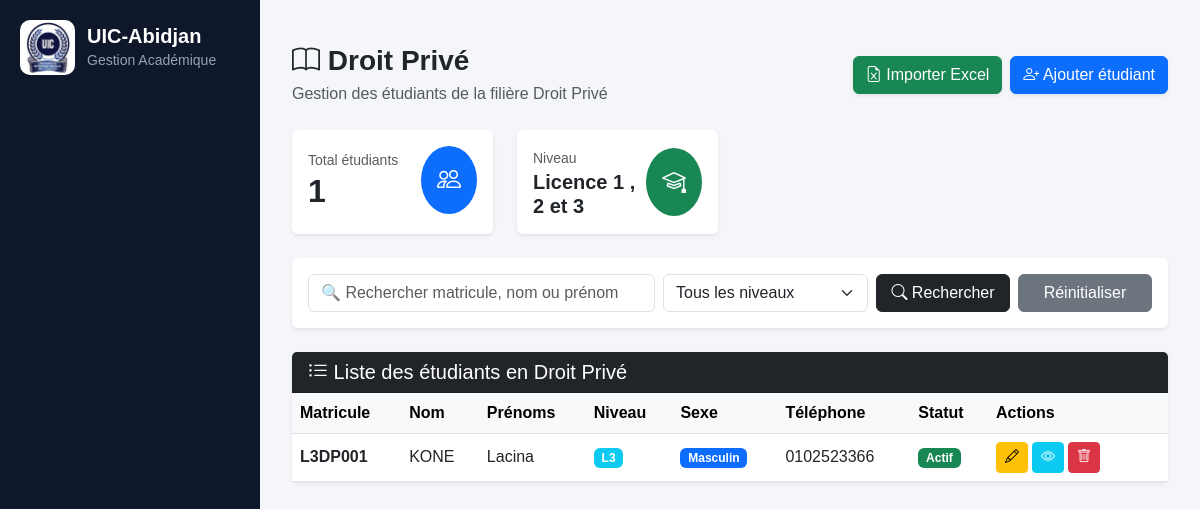
/lmd/droit-prive/etudiants/, run on an earlier commit of the app's database.
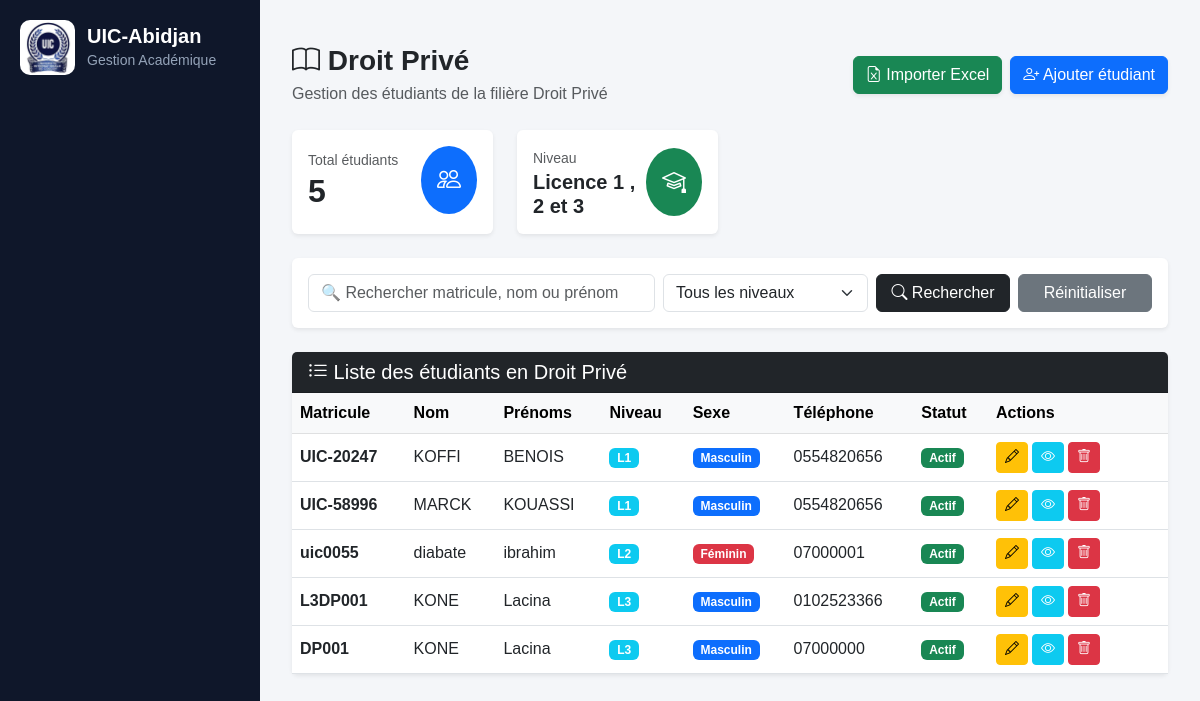
And on a later commit of the database.
### lmd/models.py (models this page shows, shortened)
class EtudiantLMD(models.Model):
    user = models.OneToOneField(
        User,
        on_delete=models.CASCADE,
        null=True,
        blank=True,
        related_name="etudiant_lmd"
    )
    matricule = models.CharField(
        max_length=50,
        unique=True,
        db_index=True
    )
    nom = models.CharField(
        max_length=100,
        db_index=True
    )
    prenoms = models.CharField(
        max_length=150
    )
    sexe = models.CharField(
        max_length=1,
        choices=(
            ('M', 'Masculin'),
            ('F', 'Féminin'),
        )
    )
    STATUTS = [
        ("AF", "Affecté"),
        ("NF", "Non Affecté"),
    ]
    statut = models.CharField(
        max_length=2,
        choices=STATUTS,
        default="NF"
    )
    date_naissance = models.DateField(
        null=True,
        blank=True
    )
    lieu_naissance = models.CharField(
        max_length=100,
        blank=True,
        null=True
    )
    telephone = models.CharField(
        max_length=30,
        blank=True
    )
    email = models.EmailField(
        blank=True
    )
    NIVEAUX = [
        ("L1", "Licence 1"),
        ("L2", "Licence 2"),
        ("L3", "Licence 3"),
        ("M1", "Master 1"),
        ("M2", "Master 2"),
        ("DOC", "Doctorat"),
    ]
    niveau = models.CharField(
        max_length=10,
        choices=NIVEAUX,
        db_index=True
    )
    filiere = models.ForeignKey(
        "FiliereLMD",
        on_delete=models.CASCADE,
        related_name="etudiants"
    )
    annee_academique = models.CharField(
        max_length=20,
        db_index=True
    )
    date_inscription = models.DateTimeField(
        auto_now_add=True
    )
    actif = models.BooleanField(
        default=True
    )
    class Meta:
        ordering = [
            "nom",
            "prenoms"
        ]
        constraints = [
            models.UniqueConstraint(
                fields=[
                    "matricule",
                    "annee_academique"
                ],
                name="unique_etudiant_annee"
            )
        ]

### lmd/views.py (the view, shortened to what this page needs)
def droit_prive_etudiants(request):
    filiere = get_object_or_404(
        FiliereLMD,
        libelle="Droit Privé"
    )
    etudiants = EtudiantLMD.objects.filter(
        filiere=filiere,
        actif=True
    )
    q = request.GET.get("q")
    niveau = request.GET.get("niveau")
    if niveau:
        etudiants = etudiants.filter(
            niveau=niveau
        )
    etudiants = etudiants.order_by(
        "niveau",
        "nom",
        "prenoms"
    )
    context = {
        "filiere": filiere,
        "etudiants": etudiants,
        "total_etudiants": etudiants.count(),
    }
    return render(
        request,
         "lmd/l3/droit/etudiants.html",
        context
    )

### lmd/templates/lmd/l3/droit/etudiants.html (shortened to what the changed rows need)
{% extends "base.html" %}
{% block content %}
<div class="container-fluid mt-4">
<div class="row g-4 mb-4">
    <div class="col-md-3">
        <div class="card border-0 shadow-sm h-100">
            <div class="card-body">
                <div class="d-flex justify-content-between align-items-center">
                    <div>
                        <small class="text-muted">
                            Total étudiants
                        </small>
                        <h2 class="fw-bold mb-0">
                            {{ total_etudiants }}
                        </h2>
                    </div>
                </div>
            </div>
        </div>
    </div>
</div>
<div class="card shadow-sm border-0">
    <div class="card-body p-0">
        <div class="table-responsive">
            <table class="table table-hover align-middle mb-0">
                <thead class="table-light">
                    <tr>
                        <th>Matricule</th>
                        <th>Nom</th>
                        <th>Prénoms</th>
                        <th>Niveau</th>
                        <th>Sexe</th>
                        <th>Téléphone</th>
                        <th>Statut</th>
                        <th width="180">
                            Actions
                        </th>
                    </tr>
                </thead>
                <tbody>
                {% for e in etudiants %}
                    <tr>
                        <td class="fw-bold">
                            {{ e.matricule }}
                        </td>
                        <td>
                            {{ e.nom }}
                        </td>
                        <td>
                            {{ e.prenoms }}
                        </td>
                        <td>
                            <span class="badge bg-info">
                                {{ e.niveau }}
                            </span>
                        </td>
                        <td>
                            {% if e.sexe == "M" %}
                                <span class="badge bg-primary">
                                    Masculin
                                </span>
                            {% elif e.sexe == "F" %}
                                <span class="badge bg-danger">
                                    Féminin
                                </span>
                            {% else %}
                                <span class="badge bg-secondary">
                                    -
                                </span>
                            {% endif %}
                        </td>
                        <td>
                            {{ e.telephone|default:"-" }}
                        </td>
                        <td>
                            {% if e.actif %}
                                <span class="badge bg-success">
                                    Actif
                                </span>
                            {% else %}
                                <span class="badge bg-secondary">
                                    Inactif
                                </span>
                            {% endif %}
                        </td>
                        <td>
                            <div class="d-flex gap-1">
                                <a href="{% url 'l3_droit_etudiant_update' e.id %}"
                                   class="btn btn-sm btn-warning"
                                   title="Modifier">
                                    <i class="bi bi-pencil"></i>
                                </a>
                                <a href="#"
                                   class="btn btn-sm btn-info text-white"
                                   title="Voir">
                                    <i class="bi bi-eye"></i>
                                </a>
                                <a href="{% url 'l3_droit_etudiant_delete' e.id %}"
                                   class="btn btn-sm btn-danger"
                                   onclick="return confirm('Voulez-vous supprimer cet étudiant ?')"
                                   title="Supprimer">
                                    <i class="bi bi-trash"></i>
                                </a>
                            </div>
                        </td>
                    </tr>
                {% endfor %}
                </tbody>
            </table>
        </div>
    </div>
</div>
</div>
{% endblock %}

What changed in the data, as far as the page shows it:
added EtudiantLMD: matricule "UIC-20247", nom "KOFFI", prenoms "BENOIS", niveau "L1", sexe "Masculin", telephone "0554820656", actif "Actif"
added EtudiantLMD: matricule "UIC-58996", nom "MARCK", prenoms "KOUASSI", niveau "L1", sexe "Masculin", telephone "0554820656", actif "Actif"
added EtudiantLMD: matricule "uic0055", nom "diabate", prenoms "ibrahim", niveau "L2", sexe "Féminin", telephone "07000001", actif "Actif"
added EtudiantLMD: matricule "DP001", nom "KONE", prenoms "Lacina", niveau "L3", sexe "Masculin", telephone "07000000", actif "Actif"
Also different on the page:
{{ total_etudiants }}: "1" → "5"
